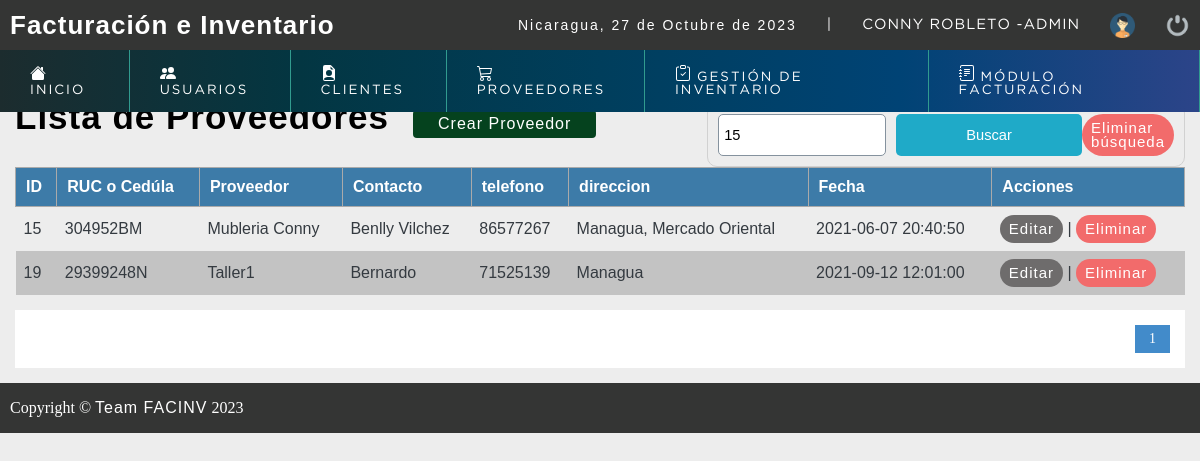
The page /sistema/buscar_proveedor.php?busqueda=15 (signed in) on the database its author committed.
### tables this page shows
CREATE TABLE `proveedor` (
  `codproveedor` int(11) NOT NULL,
  `ruc` varchar(100) DEFAULT NULL,
  `proveedor` varchar(100) DEFAULT NULL,
  `contacto` varchar(100) DEFAULT NULL,
  `telefono` bigint(11) DEFAULT NULL,
  `direccion` text DEFAULT NULL,
  `date_add` datetime NOT NULL DEFAULT current_timestamp(),
  `usuario_id` int(11) NOT NULL,
  `estatus` int(11) NOT NULL DEFAULT 1
);

### sistema/buscar_proveedor.php (the view, shortened to what this page needs)
<?php
	include "../conexion.php";
 ?>
<!DOCTYPE html>
<html lang="en">
<head>
	<?php include "includes/scripts.php"; ?>
</head>
<body>
	<?php include "includes/header.php"; ?>
	<section id="container">
		<?php
			$busqueda = strtolower($_REQUEST['busqueda']);
		 ?>
		<h1>Lista de Proveedores</h1>
		<a href="registro_proveedor.php" class="btn_new">Crear Proveedor</a>
		<form action="buscar_proveedor.php" method="get" class="form_search">
			<input type="text" name="busqueda" id="busqueda" placeholder="Buscar" value="<?php echo $busqueda; ?>">
			<input type="submit" value="Buscar" class="btn_search">
			<a href="lista_proveedor.php" class="link_delete">Eliminar búsqueda</a>
		</form>
		<table>
			<tr>
				<th>ID</th>
				<th>RUC o Cedúla</th>
				<th>Proveedor</th>
				<th>Contacto</th>
				<th>telefono</th>
				<th>direccion</th>
				<th>Fecha</th>
				<th>Acciones</th>
			</tr>
		<?php
			$sql_registe = mysqli_query($conection,"SELECT COUNT(*) as total_registro FROM proveedor
																WHERE ( codproveedor LIKE '%$busqueda%' OR
																		proveedor LIKE '%$busqueda%' OR
																		ruc LIKE '%$busqueda%' OR
																		contacto LIKE '%$busqueda%' OR
																		telefono LIKE '%$busqueda%' OR
																		direccion LIKE '%$busqueda%'
																		 )
																AND estatus = 1  ");
			$result_register = mysqli_fetch_array($sql_registe);
			$total_registro = $result_register['total_registro'];
			$por_pagina = 5;
			if(empty($_GET['pagina']))
			{
				$pagina = 1;
			}else{
				$pagina = $_GET['pagina'];
			}
			$desde = ($pagina-1) * $por_pagina;
			$total_paginas = ceil($total_registro / $por_pagina);
			$query = mysqli_query($conection,"SELECT * FROM proveedor
										WHERE
										( codproveedor LIKE '%$busqueda%' OR
											proveedor LIKE '%$busqueda%' OR
											ruc LIKE '%$busqueda%' OR
											contacto LIKE '%$busqueda%' OR
											telefono LIKE '%$busqueda%' OR
											direccion LIKE '%$busqueda%')
										AND
										estatus = 1 ORDER BY codproveedor ASC LIMIT $desde,$por_pagina
				");
			$result = mysqli_num_rows($query);
			if($result > 0){
				while ($data = mysqli_fetch_array($query)) {
			?>
				<tr>
					<td><?php echo $data["codproveedor"]; ?></td>
					<td><?php echo $data["ruc"]; ?></td>
					<td><?php echo $data["proveedor"]; ?></td>
					<td><?php echo $data["contacto"]; ?></td>
					<td><?php echo $data["telefono"]; ?></td>
					<td><?php echo $data["direccion"]; ?></td>
					<td><?php echo $data["date_add"]; ?></td>
					<td>
						<a class="link_edit" href="editar_proveedor.php?id=<?php echo $data["codproveedor"]; ?>">Editar</a>
							|
						<a class="link_delete" href="eliminar_confirmar_proveedor.php?id=<?php echo $data["codproveedor"]; ?>">Eliminar</a>
					</td>
				</tr>
		<?php
				}
			}
		 ?>
		</table>
<?php
	if($total_registro != 0)
	{
 ?>
		<div class="paginador">
			<ul>
			<?php
				for ($i=1; $i <= $total_paginas; $i++) {
					if($i == $pagina)
					{
						echo '<li class="pageSelected">'.$i.'</li>';
					}else{
						echo '<li><a href="?pagina='.$i.'&busqueda='.$busqueda.'">'.$i.'</a></li>';
					}
				}
			 ?>
			</ul>
		</div>
<?php } ?>
	</section>
	<?php include "includes/footer.php"; ?>
</body>
</html>

### sistema/css/style.css (style rules this page uses)
* { margin: 0; padding: 0; box-sizing: border-box; }
body { background: #ededed; }
h1, h2, h3, h4, h5, h6 { font-family: 'arial'; font-weight: bold; letter-spacing: 1px; }
h1 { font-size: 26px; }
a { text-decoration: none; font-family: arial; letter-spacing: 1px; }
#container { padding: 90px 15px 15px; }
form { background: #FFF; margin: auto; padding: 20px 50px; border: 1px solid #d1d1d1; }
input,select { display: block; width: 100%; font-size: 11pt; padding: 5px; border: 1px solid #85929e; border-radius: 5px; }
.btn_new { display: inline-block; background: #05421e; color: #FFF; padding: 5px 25px; border-radius: 4px; margin: 20px; }
#container h1 { font-size: 35px; display : inline-block; }
table { color: #343a40; border-collapse: collapse; font-size: 12pt; font-family: 'arial'; width: 100%; overflow: hidden; }
table th { text-align: left; padding: 10px; background: #3d7ba8; color:#fff; border: 1px solid #AAAAAA; overflow: hidden; }
table tr:nth-child(odd) { background: rgba(0, 0, 0, 0.178); }
table td { padding: 8px; margin: 15px; }
.link_edit { display: inline-block; padding: 7px 9px; border-radius: 100px; background: rgb(110, 108, 108); color: #fff; font-weight: 60; font-size: 15px; line-height: 14px; }
.link_delete { display: inline-block; padding: 7px 9px; border-radius: 100px; background: #f26b6b;; color: #fff; font-weight: 60; font-size: 15px; line-height: 14px; }
.paginador ul { padding: 15px; list-style: none; background: #FFF; margin-top: 15px; display: -webkit-flex; display: -moz-flex; display: -ms-flex; display: -o-flex; display: flex; justify-content: flex-end; }
.paginador a, .pageSelected { color: #428bca; border: 1px solid #ddd; padding: 5px; display: inline-block; font-size: 14px; text-align: center; width: 35px; }
.pageSelected { color: #FFF; background: #428bca; border: 1px solid #428bca; }
.form_search { margin-top: 13px; display: -webkit-flex; display: -moz-flex; display: -ms-flex; display: -o-flex; display: flex; float: right; background: initial; padding: 10px; border-radius: 10px; }
.form_search .btn_search { background: #1faac8; color: #FFF; padding: 0 20px; border: 0; cursor: pointer; margin-left: 10px; }

### rows shown on the page
proveedor: codproveedor "15", ruc "304952BM", proveedor "Mubleria Conny", contacto "Benlly Vilchez", telefono "86577267", direccion "Managua, Mercado Oriental", date_add "2021-06-07 20:40:50"
proveedor: codproveedor "19", ruc "29399248N", proveedor "Taller1", contacto "Bernardo", telefono "71525139", direccion "Managua", date_add "2021-09-12 12:01:00"

### other values the page prints
fechaC() "27 de Octubre de 2023"
$_SESSION['nombre'] "CONNY ROBLETO"
$_SESSION['user'] "ADMIN"
